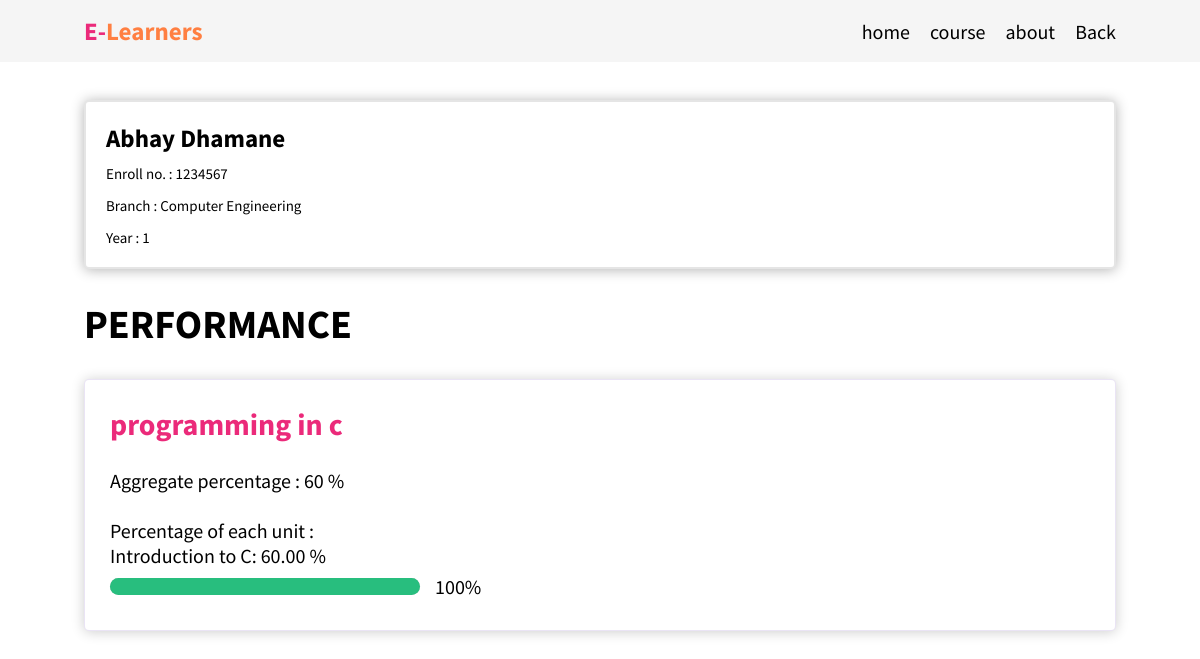
Page /dashboardStudent.php (signed in) on the committed database.
### tables this page shows
CREATE TABLE `courses` (
  `c_id` int(3) NOT NULL,
  `f_id` int(3) NOT NULL,
  `c_name` varchar(30) NOT NULL,
  `c_decs` text NOT NULL,
  `c_img` text NOT NULL,
  `years` int(1) NOT NULL
);

CREATE TABLE `units` (
  `unit_id` int(11) NOT NULL,
  `c_id` int(3) NOT NULL,
  `unit_name` varchar(255) NOT NULL,
  `unit_description` text NOT NULL,
  `content` text NOT NULL
);

### dashboardStudent.php (the view, shortened to what this page needs)
<?php require_once('Config.php');
$useremail = $_SESSION['lemail'];
?>
<!DOCTYPE html>
<html lang="en">
<head>
    <link rel="stylesheet" href="style.css" />
</head>
<body>
    <div class="main-body">
        <header>
            <h1 class="logo">E-<span>Learners</span></h1>
           <nav class="navbar">
                <a href="index_after_login.php#home">home</a>
                <a href="index_after_login.php#course">course</a>
                <a href="index_after_login.php#about">about</a>
                <a onclick="window.history.back()">Back</a>
            </nav>
        </header>
        <section class="id-info">
            <div class="id_card">
                <h1>
                    <?php
                    $query = mysqli_query($conn, "select name from users where  email='$useremail' || enrollment_no='$useremail'");
                    $string = mysqli_fetch_assoc($query);
                    $email = implode("_", $string);
                    echo $email;
                    ?>
                </h1>
                <p>Enroll no. :
                    <?php
                    $query = mysqli_query($conn, "select enrollment_no from users where  email='$useremail' || enrollment_no='$useremail'");
                    $string = mysqli_fetch_assoc($query);
                    $enroll = implode("_", $string);
                    echo $enroll;
                    ?>
                </p> <br>
                <p>Branch :
                    <?php
                    $query = mysqli_query($conn, "select branch from users where  email='$useremail' || enrollment_no='$useremail'");
                    $string = mysqli_fetch_assoc($query);
                    $branchp = implode("_", $string);
                    echo $branchp;
                    ?>
                </p> <br>
                <p>Year :
                    <?php
                    $query = mysqli_query($conn, "select years from users where  email='$useremail' || enrollment_no='$useremail'");
                    $string = mysqli_fetch_assoc($query);
                    $year = implode("_", $string);
                    echo $year;
                    ?>
                </p>
            </div>
        </section>
        <h2>Performance</h2>
        <section class="performance">
            <?php
            $enrollment_number = $enroll;
            $sql = "SELECT DISTINCT c_id FROM performance WHERE enrollment_no = '$enrollment_number'";
            $result = $conn->query($sql);
            if ($result->num_rows > 0) {
                while ($row = $result->fetch_assoc()) {
                    $course_id = $row["c_id"];
                    $unit_sql = "SELECT unit_id, percentage FROM performance WHERE enrollment_no = '$enrollment_number' AND c_id = '$course_id'";
                    $unit_result = $conn->query($unit_sql);
                    $total_percentage = 0;
                    $unit_count = 0;
                    $unit_percentages = array();
                    while ($unit_row = $unit_result->fetch_assoc()) {
                        $unit_id = $unit_row["unit_id"];
                        $unit_percentage = $unit_row["percentage"];
                        $total_percentage += $unit_percentage;
                        $unit_count++;
                        $uname_sql = "SELECT unit_name FROM units WHERE unit_id = '$unit_id'";
                        $unit_name_result = $conn->query($uname_sql);
                        while ($unit_name_row = $unit_name_result->fetch_assoc()) {
                            $unit_name = $unit_name_row["unit_name"];
                            $unit_percentages[$unit_name] = $unit_percentage;
                        }
                    }
                    $aggregate_percentage = $total_percentage / $unit_count;
                    ?>
                    <div class="box">
                        <?php
                        $sql2 = "SELECT c_name FROM courses WHERE c_id = '$course_id'";
                        $course_name_result = $conn->query($sql2);
                        $course_name_row = $course_name_result->fetch_assoc();
                        $c_name = $course_name_row["c_name"];
                        echo " <h3>" . $c_name . "</h3>";
                        ?>
                        <p>
                            <?php echo "<br>Aggregate percentage : $aggregate_percentage %<br><br>"; ?>
                        </p>
                        <p>
                            <?php echo "Percentage of each unit : <br>"; ?>
                        </p>
                        <?php
                        foreach ($unit_percentages as $unit_name => $unit_percentage) {
                            ?>
                            <p>
                                <?php echo " $unit_name: $unit_percentage %<br>"; ?>
                            </p>
                        <?php
                        }
                        $sql_units = "SELECT COUNT(*) AS total_units FROM units WHERE c_id = '$course_id'";
                        $result_units = $conn->query($sql_units);
                        $row_units = $result_units->fetch_assoc();
                        $total_units = $row_units["total_units"];
                        $sql_completed_units = "SELECT COUNT(*) AS completed_units FROM units JOIN performance ON units.unit_id = performance.unit_id WHERE units.c_id = '$course_id' AND performance.enrollment_no = '$enrollment_number'";
                        $result_completed_units = $conn->query($sql_completed_units);
                        $row_completed_units = $result_completed_units->fetch_assoc();
                        $completed_units = $row_completed_units["completed_units"];
                        $overall_completeness = round(($completed_units / $total_units) * 100, 2);
                        ?>
                        <div class="barperc">
                            <div class="bar">
                                <div style="width: <?php echo $overall_completeness ?>% ;" class="range html"></div>
                            </div>
                            <p>
                                <?php echo $overall_completeness ?>%
                            </p>
                        </div>
                    </div>
                    <?php
                }
            } else {
                echo "No courses found for enrollment number $enrollment_number";
            }
            ?>
        </section>
    </div>
</body>
</html>

### style.css (style rules this page uses)
:root { --pink: #eb2a7a; --orange: #ff7f41; --white: white; --btnclr: rgb(105, 68, 186); --black: black; --seconddark: rgb(0 0 0 / 7%); --gradient: linear-gradient(90deg, var(--pink), var(--orange)); --primary-color: #ffffff; --secondary-color: #000000; }
* { font-family: 'Source Sans Pro', sans-serif; margin: 0; padding: 0; box-sizing: border-box; outline: none; border: none; text-decoration: none; text-transform: none; scroll-behavior: smooth; }
html { font-size: 62.5%; overflow-x: hidden; }
section { padding: 2rem 7%; }
nav { display: flex; align-items: center; }
header { width: 100%; display: flex; align-items: center; justify-content: space-between; position: fixed; top: 0; background: whitesmoke; left: 0; z-index: 1000; padding: 1.5rem 7%; backdrop-filter: blur(20px); }
header .logo { font-size: 2.5rem; color: var(--pink); font-weight: bold; }
header .logo span { color: var(--orange); }
header .navbar a { margin-left: 2rem; font-size: 2rem; color: var(--secondary-color); }
.id_card { flex: 1 1 30rem; border-radius: .5rem; background: white; border: .2rem solid rgba(0, 0, 0, .1); padding: 2rem; position: relative; margin-top: 8rem; margin-bottom: 2rem; box-shadow: 0 0.1rem 1.3rem rgba(0, 0, 0, .3); transition: 0.2s; }
.id_card h1 { font-size: 2.5rem; margin-bottom: 1rem; }
.id_card p { font-size: 1.5rem; }
.performance { display: flex; flex-wrap: wrap; gap: 2.5rem; margin-top: 1rem; }
.main-body h2 { color: var(--secondary-color); padding-top: 3.5rem; margin-top: -3rem; margin-bottom: -2rem; font-size: 4rem; text-transform: uppercase; padding: 2rem 7%; }
.performance .box { flex: 1 1 39rem; background: white; border-radius: .5rem; border: .1rem solid rgb(105 68 186 / 14%); padding: 2.5rem; position: relative; box-shadow: 0 0.1rem 1.3rem rgb(0 0 0 / 20%); transition: 0.2s; }
.performance .box h3 { font-size: 3rem; color: var(--pink); }
.performance .box p { font-size: 2rem; color: var(--secondary-color); }
.bar { margin-top: 1rem; margin-bottom: 1rem; background-color: rgb(192, 192, 192); width: 31rem; height: 17px; border-radius: 15px; }
.barperc { display: flex; align-items: center; gap: 1.5rem; }
.range { background-color: rgb(40 190 126); height: 17px; color: white; padding: 1%; text-align: right; font-size: 20px; border-radius: 15px; }

### rows in the picture
courses: c_name "programming in c"
units: unit_name "Introduction to C", unit_percentage "60.00"

### other values in the picture
$email "Abhay Dhamane"
$enroll "1234567"
$branchp "Computer Engineering"
$year "1"
$aggregate_percentage "60"
$overall_completeness "100"
